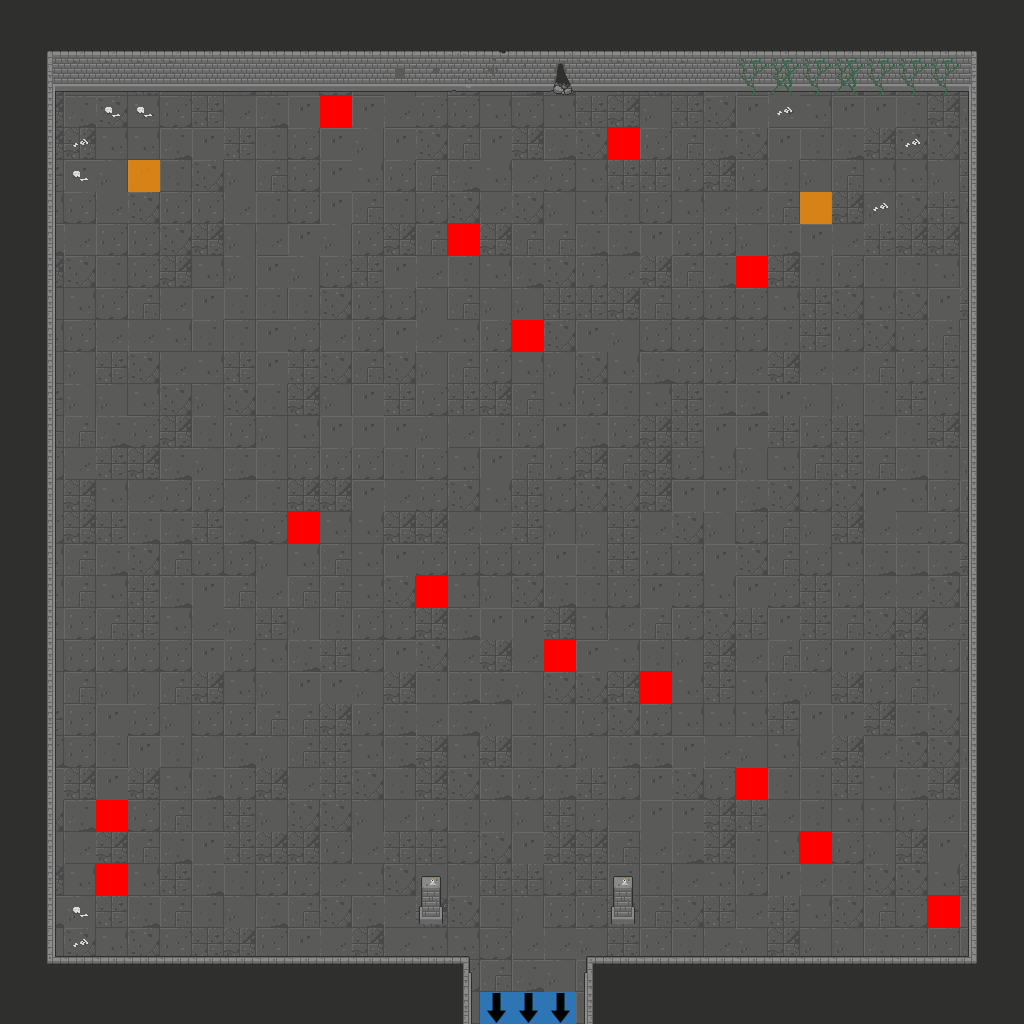

Below is a game level as drawn by its tile map, then a one-line description and the .tmx that defines it (tile-layer data replaced by summaries):
An orthogonal 32x32 tile map with 32x32 px tiles, 7 tile layers (Floor, Walls, Doors, Pillars, ...), 2 tilesets.

<map version="1.2" tiledversion="2019.04.18" orientation="orthogonal" renderorder="right-down" width="32" height="32" tilewidth="32" tileheight="32" infinite="0" nextlayerid="22" nextobjectid="1">
 <tileset firstgid="1" source="Dungeon_Tileset_2.tsx" />
 <tileset firstgid="321" source="flags.tsx" />
 <layer id="15" name="Floor" width="32" height="32">
  <data>[1024 cells, 905 non-empty, 14 distinct tile ids]</data>
 </layer>
 <layer id="16" name="Walls" width="32" height="32">
  <data>[1024 cells, 291 non-empty, 34 distinct tile ids]</data>
 </layer>
 <layer id="17" name="Doors" width="32" height="32">
  <data>[1024 cells, 0 non-empty, 0 distinct tile ids]</data>
 </layer>
 <layer id="18" name="Pillars" width="32" height="32">
  <properties>
   <property name="unity:SortingLayer" value="Player" />
  </properties>
  <data>[1024 cells, 4 non-empty, 2 distinct tile ids]</data>
 </layer>
 <layer id="19" name="Candles" width="32" height="32">
  <data>[1024 cells, 2 non-empty, 1 distinct tile ids]</data>
 </layer>
 <layer id="20" name="Debris" width="32" height="32">
  <data>[1024 cells, 23 non-empty, 6 distinct tile ids]</data>
 </layer>
 <layer id="21" name="Flags" width="32" height="32">
  <data>[1024 cells, 19 non-empty, 3 distinct tile ids]</data>
 </layer>
</map>